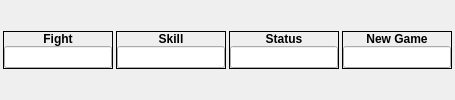
              <widget class="QWidget" name="widget_33" native="true">
               <layout class="QHBoxLayout" name="horizontalLayout_12">
                <property name="spacing">
                 <number>3</number>
                </property>
                <property name="leftMargin">
                 <number>3</number>
                </property>
                <property name="topMargin">
                 <number>0</number>
                </property>
                <property name="rightMargin">
                 <number>3</number>
                </property>
                <property name="bottomMargin">
                 <number>0</number>
                </property>
                <item>
                 <widget class="QFrame" name="gbCommandMessage_Fight">
                  <property name="sizePolicy">
                   <sizepolicy hsizetype="Preferred" vsizetype="Fixed">
                    <horstretch>0</horstretch>
                    <verstretch>0</verstretch>
                   </sizepolicy>
                  </property>
                  <property name="minimumSize">
                   <size>
                    <width>0</width>
                    <height>38</height>
                   </size>
                  </property>
                  <property name="maximumSize">
                   <size>
                    <width>16777215</width>
                    <height>38</height>
                   </size>
                  </property>
                  <property name="frameShape">
                   <enum>QFrame::Box</enum>
                  </property>
                  <layout class="QVBoxLayout" name="verticalLayout_80">
                   <property name="spacing">
                    <number>0</number>
                   </property>
                   <property name="margin">
                    <number>0</number>
                   </property>
                   <item>
                    <widget class="QLabel" name="label_81">
                     <property name="sizePolicy">
                      <sizepolicy hsizetype="Preferred" vsizetype="Fixed">
                       <horstretch>0</horstretch>
                       <verstretch>0</verstretch>
                      </sizepolicy>
                     </property>
                     <property name="font">
                      <font>
                       <weight>75</weight>
                       <bold>true</bold>
                      </font>
                     </property>
                     <property name="text">
                      <string>Fight</string>
                     </property>
                     <property name="alignment">
                      <set>Qt::AlignCenter</set>
                     </property>
                    </widget>
                   </item>
                   <item>
                    <widget class="QLineEdit" name="leCmdFight">
                     <property name="maxLength">
                      <number>12</number>
                     </property>
                    </widget>
                   </item>
                  </layout>
                 </widget>
                </item>
                <item>
                 <widget class="QFrame" name="gbCommandMessage_Skill">
                  <property name="sizePolicy">
                   <sizepolicy hsizetype="Preferred" vsizetype="Fixed">
                    <horstretch>0</horstretch>
                    <verstretch>0</verstretch>
                   </sizepolicy>
                  </property>
                  <property name="minimumSize">
                   <size>
                    <width>0</width>
                    <height>38</height>
                   </size>
                  </property>
                  <property name="maximumSize">
                   <size>
                    <width>16777215</width>
                    <height>38</height>
                   </size>
                  </property>
                  <property name="frameShape">
                   <enum>QFrame::Box</enum>
                  </property>
                  <layout class="QVBoxLayout" name="verticalLayout_81">
                   <property name="spacing">
                    <number>0</number>
                   </property>
                   <property name="margin">
                    <number>0</number>
                   </property>
                   <item>
                    <widget class="QLabel" name="label_92">
                     <property name="sizePolicy">
                      <sizepolicy hsizetype="Preferred" vsizetype="Fixed">
                       <horstretch>0</horstretch>
                       <verstretch>0</verstretch>
                      </sizepolicy>
                     </property>
                     <property name="font">
                      <font>
                       <weight>75</weight>
                       <bold>true</bold>
                      </font>
                     </property>
                     <property name="text">
                      <string>Skill</string>
                     </property>
                     <property name="alignment">
                      <set>Qt::AlignCenter</set>
                     </property>
                    </widget>
                   </item>
                   <item>
                    <widget class="QLineEdit" name="leCmdSkill">
                     <property name="maxLength">
                      <number>12</number>
                     </property>
                    </widget>
                   </item>
                  </layout>
                 </widget>
                </item>
                <item>
                 <widget class="QFrame" name="gbCommandMessage_Status">
                  <property name="sizePolicy">
                   <sizepolicy hsizetype="Preferred" vsizetype="Fixed">
                    <horstretch>0</horstretch>
                    <verstretch>0</verstretch>
                   </sizepolicy>
                  </property>
                  <property name="minimumSize">
                   <size>
                    <width>0</width>
                    <height>38</height>
                   </size>
                  </property>
                  <property name="maximumSize">
                   <size>
                    <width>16777215</width>
                    <height>38</height>
                   </size>
                  </property>
                  <property name="frameShape">
                   <enum>QFrame::Box</enum>
                  </property>
                  <layout class="QVBoxLayout" name="verticalLayout_82">
                   <property name="spacing">
                    <number>0</number>
                   </property>
                   <property name="margin">
                    <number>0</number>
                   </property>
                   <item>
                    <widget class="QLabel" name="label_93">
                     <property name="sizePolicy">
                      <sizepolicy hsizetype="Preferred" vsizetype="Fixed">
                       <horstretch>0</horstretch>
                       <verstretch>0</verstretch>
                      </sizepolicy>
                     </property>
                     <property name="font">
                      <font>
                       <weight>75</weight>
                       <bold>true</bold>
                      </font>
                     </property>
                     <property name="text">
                      <string>Status</string>
                     </property>
                     <property name="alignment">
                      <set>Qt::AlignCenter</set>
                     </property>
                    </widget>
                   </item>
                   <item>
                    <widget class="QLineEdit" name="leCmdStatus">
                     <property name="maxLength">
                      <number>12</number>
                     </property>
                    </widget>
                   </item>
                  </layout>
                 </widget>
                </item>
                <item>
                 <widget class="QFrame" name="gbCommandMessage_NewGame">
                  <property name="sizePolicy">
                   <sizepolicy hsizetype="Preferred" vsizetype="Fixed">
                    <horstretch>0</horstretch>
                    <verstretch>0</verstretch>
                   </sizepolicy>
                  </property>
                  <property name="minimumSize">
                   <size>
                    <width>0</width>
                    <height>38</height>
                   </size>
                  </property>
                  <property name="maximumSize">
                   <size>
                    <width>16777215</width>
                    <height>38</height>
                   </size>
                  </property>
                  <property name="frameShape">
                   <enum>QFrame::Box</enum>
                  </property>
                  <layout class="QVBoxLayout" name="verticalLayout_83">
                   <property name="spacing">
                    <number>0</number>
                   </property>
                   <property name="margin">
                    <number>0</number>
                   </property>
                   <item>
                    <widget class="QLabel" name="label_94">
                     <property name="sizePolicy">
                      <sizepolicy hsizetype="Preferred" vsizetype="Fixed">
                       <horstretch>0</horstretch>
                       <verstretch>0</verstretch>
                      </sizepolicy>
                     </property>
                     <property name="font">
                      <font>
                       <weight>75</weight>
                       <bold>true</bold>
                      </font>
                     </property>
                     <property name="text">
                      <string>New Game</string>
                     </property>
                     <property name="alignment">
                      <set>Qt::AlignCenter</set>
                     </property>
                    </widget>
                   </item>
                   <item>
                    <widget class="QLineEdit" name="leCmdNewGame">
                     <property name="maxLength">
                      <number>12</number>
                     </property>
                    </widget>
                   </item>
                  </layout>
                 </widget>
                </item>
               </layout>
              </widget>
